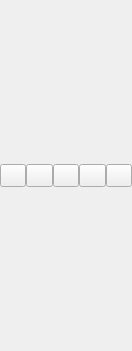
<?xml version="1.0" encoding="UTF-8"?>
<ui version="4.0">
 <class>LayerWidget</class>
 <widget class="QWidget" name="LayerWidget">
  <property name="geometry">
   <rect>
    <x>0</x>
    <y>0</y>
    <width>132</width>
    <height>351</height>
   </rect>
  </property>
  <layout class="QVBoxLayout" name="verticalLayout">
   <property name="spacing">
    <number>0</number>
   </property>
   <property name="margin">
    <number>0</number>
   </property>
   <item>
    <layout class="QHBoxLayout" name="horizontalLayout">
     <property name="spacing">
      <number>0</number>
     </property>
     <item>
      <widget class="QToolButton" name="ShowAll">
       <property name="sizePolicy">
        <sizepolicy hsizetype="MinimumExpanding" vsizetype="Fixed">
         <horstretch>0</horstretch>
         <verstretch>0</verstretch>
        </sizepolicy>
       </property>
      </widget>
     </item>
     <item>
      <widget class="QToolButton" name="HideAll">
       <property name="sizePolicy">
        <sizepolicy hsizetype="MinimumExpanding" vsizetype="Fixed">
         <horstretch>0</horstretch>
         <verstretch>0</verstretch>
        </sizepolicy>
       </property>
      </widget>
     </item>
     <item>
      <widget class="QToolButton" name="Add">
       <property name="sizePolicy">
        <sizepolicy hsizetype="MinimumExpanding" vsizetype="Fixed">
         <horstretch>0</horstretch>
         <verstretch>0</verstretch>
        </sizepolicy>
       </property>
      </widget>
     </item>
     <item>
      <widget class="QToolButton" name="Remove">
       <property name="sizePolicy">
        <sizepolicy hsizetype="MinimumExpanding" vsizetype="Fixed">
         <horstretch>0</horstretch>
         <verstretch>0</verstretch>
        </sizepolicy>
       </property>
      </widget>
     </item>
     <item>
      <widget class="QToolButton" name="Edit">
       <property name="sizePolicy">
        <sizepolicy hsizetype="MinimumExpanding" vsizetype="Fixed">
         <horstretch>0</horstretch>
         <verstretch>0</verstretch>
        </sizepolicy>
       </property>
      </widget>
     </item>
    </layout>
   </item>
  </layout>
 </widget>
 <resources/>
 <connections/>
</ui>
